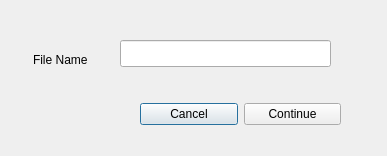
<?xml version="1.0" encoding="UTF-8"?>
<ui version="4.0">
 <class>Newfile</class>
 <widget class="QDialog" name="Newfile">
  <property name="geometry">
   <rect>
    <x>0</x>
    <y>0</y>
    <width>387</width>
    <height>156</height>
   </rect>
  </property>
  <property name="windowTitle">
   <string>Dialog</string>
  </property>
  <widget class="QLineEdit" name="lineEdit">
   <property name="geometry">
    <rect>
     <x>120</x>
     <y>40</y>
     <width>211</width>
     <height>27</height>
    </rect>
   </property>
  </widget>
  <widget class="QLabel" name="label">
   <property name="geometry">
    <rect>
     <x>33</x>
     <y>50</y>
     <width>61</width>
     <height>20</height>
    </rect>
   </property>
   <property name="text">
    <string>File Name</string>
   </property>
  </widget>
  <widget class="QWidget" name="">
   <property name="geometry">
    <rect>
     <x>140</x>
     <y>100</y>
     <width>201</width>
     <height>29</height>
    </rect>
   </property>
   <layout class="QHBoxLayout" name="horizontalLayout">
    <item>
     <widget class="QPushButton" name="pushButton_2">
      <property name="text">
       <string>Cancel</string>
      </property>
     </widget>
    </item>
    <item>
     <widget class="QPushButton" name="pushButton">
      <property name="text">
       <string>Continue</string>
      </property>
     </widget>
    </item>
   </layout>
  </widget>
 </widget>
 <resources/>
 <connections/>
</ui>
